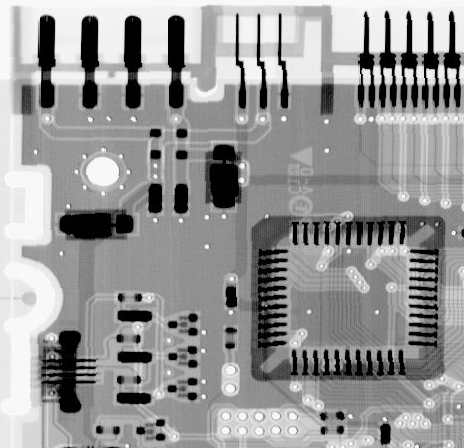
%> input picture 数字图像处理/homework/第五次实验/images/Fig0507(a)(ckt-board-orig).tif, 464 x 448 px
$ octave exp3_1.m   (GNU Octave 9; MATLAB toolbox functions it lacks are replaced by stand-ins)
%> lines starting %> are read from the running program, lines starting %| are printed output that depends on the picture
%> further down, img is the input picture: size 448x464 uint8; min 0, max 255, mean 150.8
### 数字图像处理/homework/第五次实验/code/Salt_Pepper.m
function [output_img] = Salt_Pepper(input_img, salt, pepper)
%> called with salt = 0.25, pepper = 0.25
%SALT_PEPPER
%   向一幅图像添加椒盐噪声
[h, w] = size(input_img);
%> h = 448; w = 464
a1 = unifrnd(0, 1,h, w);
a2 = (a1>0) & (a1<salt);
a3 = (a1>1-pepper)&(a1<1);
output_img = input_img;
output_img(a2) = 255;
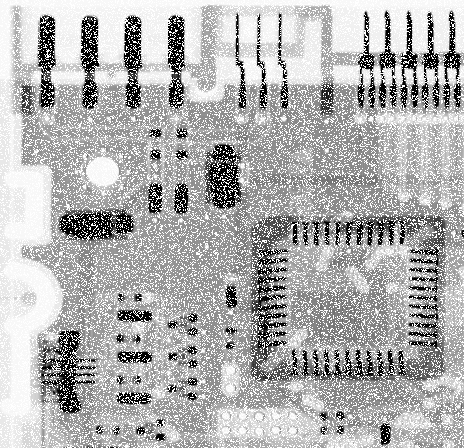
%> output_img: size 448x464 uint8; min 0, max 255, mean 177
output_img(a3) = 0;
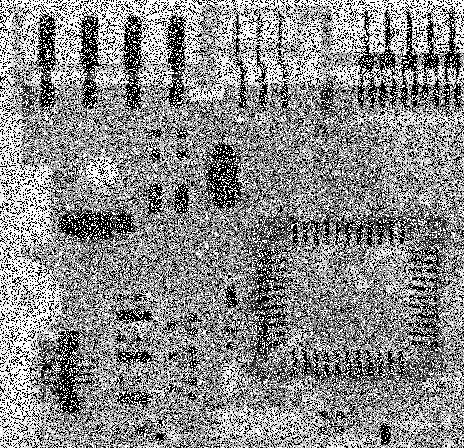
%> output_img: size 448x464 uint8; min 0, max 255, mean 139.3
end

### 数字图像处理/homework/第五次实验/code/exp3_1.m
clear all; clc;
%% 读入一张图片并添加概率分别为0.25、0.25的椒盐噪声
img = imread(['../images/Fig0507(a)(ckt-board-orig).tif']);
img_noise = Salt_Pepper(img, 0.25, 0.25);
img_noise = double(img_noise);
figure;
imshow(uint8(img_noise));
%% 利用3*3阶数1.5的逆谐波均值滤波器进行滤波
Q1=1.5;
img_filter1 = imfilter(img_noise.^(Q1+1),fspecial('average', 3))./imfilter(img_noise.^Q1, fspecial('average', 3));
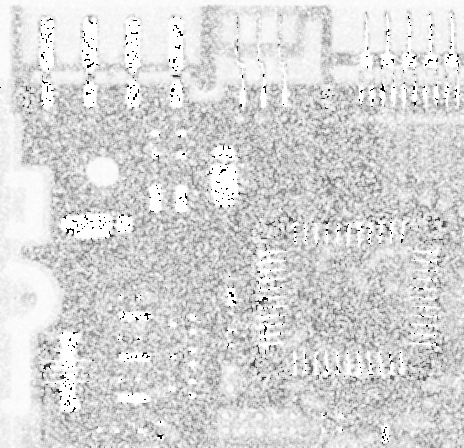
%> img_filter1: size 448x464 double; 0.14% of the values are NaN or infinite; the others: min 1, max 255, mean 215.7; drawn with min black, max white, NaN and infinite black
figure;
imshow(uint8(img_filter1));
%% 利用3*3结束-1.5的逆谐波均值滤波器进行滤波
Q2 = -1.5;
img_filter2 = imfilter(img_noise.^(Q2+1),fspecial('average', 3))./imfilter(img_noise.^Q2, fspecial('average', 3));
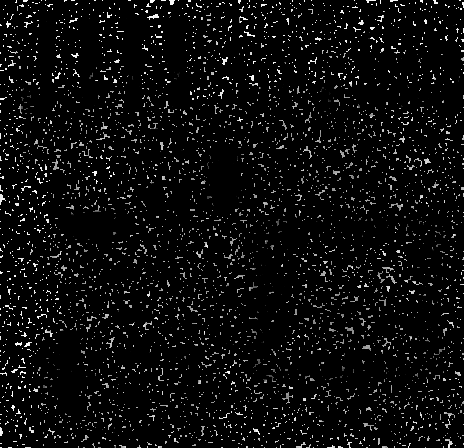
%> img_filter2: size 448x464 double; 93.3% of the values are NaN or infinite; the others: min 1.26, max 254.3, mean 181.8; drawn with min black, max white, NaN and infinite black
figure;
imshow(uint8(img_filter2));
